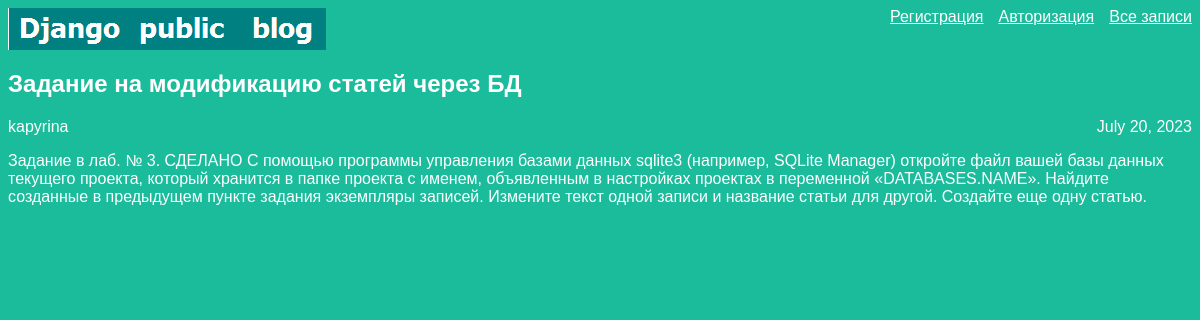
Page /article/3 on the committed database.
### articles/models.py (models this page shows, shortened)
class Article(models.Model):
    title = models.CharField(max_length=200)
    author = models.ForeignKey(User, on_delete=models.CASCADE)
    text = models.TextField()
    created_date = models.DateField(auto_now_add=True)

### articles/views.py (the view)
# urls.py: re_path(r'^article/(?P<article_id>\d+)$', views.get_article, name='get_article'),
def get_article(request, article_id):
	try:
		post = Article.objects.get(id=article_id)
		return render(request, 'article.html', {"post": post})
	except Article.DoesNotExist:
		raise Http404

### articles/templates/article.html (shortened to what this page needs)
<!DOCTYPE html>
<html>
    <head>
        <link rel="stylesheet" href="{{ STATIC_URL }}/static/article.css">
    </head>
    <body class="article">
        {% if request.user.is_authenticated %}
        <div class="links">
            Добро пожаловать, {{ user.username }}
            <a href="/">
                Все записи
            </a>
            <a href="/article/new">
                Создать статью
            </a>
            <a href="http://127.0.0.1:8000/admin/logout/">
                Выход из аккаунта
            </a>
        </div>
        {% else %}
        <div class="links">
            <a href="/">
                Все записи
            </a>
            <a href="/user/login">
                Авторизация
            </a>
            <a href="/user/new">
                Регистрация
            </a>
        </div>
        {% endif %}
        <div class="header">
            <img src="{{ STATIC_URL }}/static/logo.png"/>
        </div>
        <h2 class="post-title">
            {{ post.title }}
        </h2>
        <div class="article-info">
            <div class="article-author">
               {{ post.author.username }}
            </div>
            <div class="article-created-date">
               {{ post.created_date }}
           </div>
        </div>
        <p class="article-text">
            {{ post.text }}
        </p>
    </body>
</html>

### articles/static/article.css (style rules this page uses)
body { background: #1abc9c; font-family: Tahoma, Arial, sans-serif; color: #ffffff; }
a { color: #ffffff; }
.links a { margin-left: 15px; float: right; }
.header img { display: block; width: 318px; }
.article-author { width: 50%; float: left; }
.article-created-date { text-align: right; }

### rows in the picture
Article: title "Задание на модификацию статей через БД", author.username "kapyrina", created_date "July 20, 2023", text "Задание в лаб. № 3. СДЕЛАНО С помощью программы управления базами данных sqlite3 (например, SQLite Manager) откройте файл вашей базы данных текущего проекта, который хранится в папке проекта с именем, объявленным в настройках проектах в переменной «DATABASES.NAME». Найдите созданные в предыдущем пункте задания экземпляры записей. Измените текст одной записи и название статьи для другой. Создайте еще одну статью."
